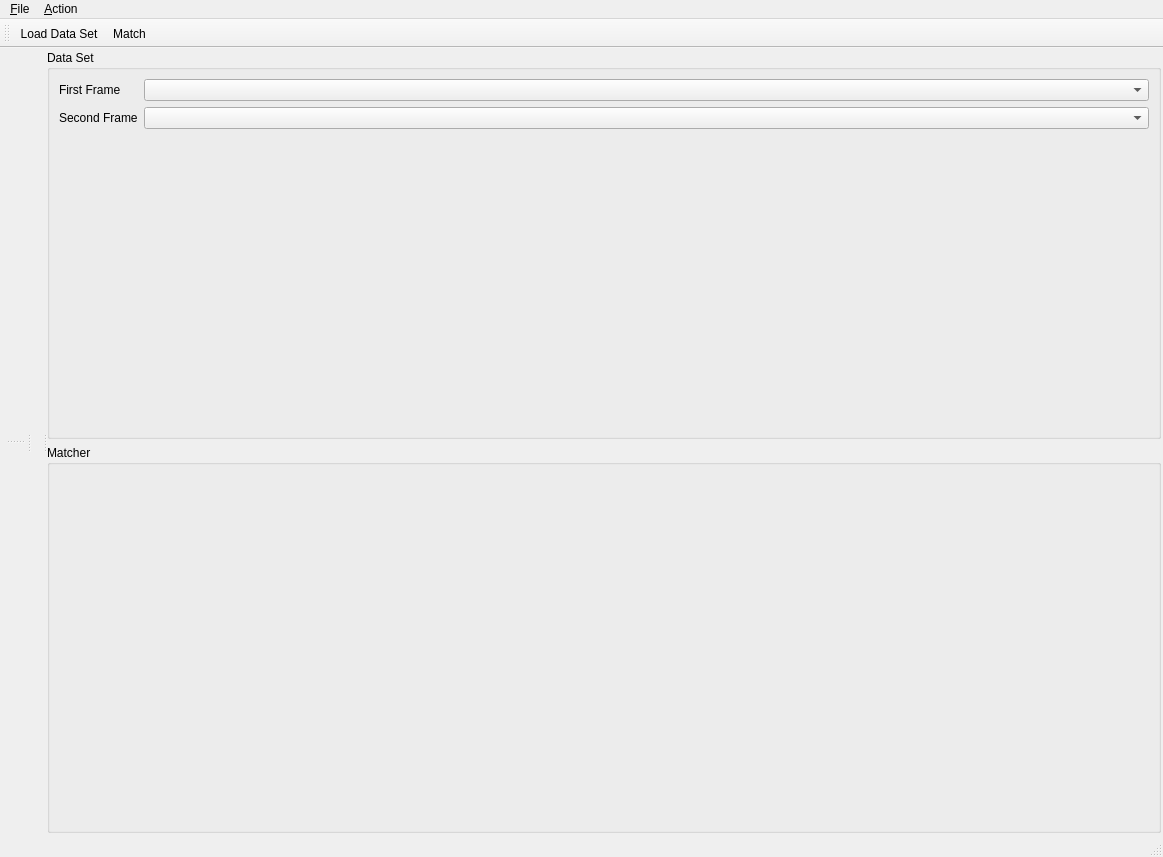
<?xml version="1.0" encoding="UTF-8"?>
<ui version="4.0">
 <class>ToolWindowLineMatcher</class>
 <widget class="QMainWindow" name="ToolWindowLineMatcher">
  <property name="geometry">
   <rect>
    <x>0</x>
    <y>0</y>
    <width>1163</width>
    <height>857</height>
   </rect>
  </property>
  <property name="windowTitle">
   <string>MainWindow</string>
  </property>
  <widget class="QWidget" name="centralwidget">
   <layout class="QVBoxLayout" name="verticalLayout">
    <property name="spacing">
     <number>2</number>
    </property>
    <property name="leftMargin">
     <number>2</number>
    </property>
    <property name="topMargin">
     <number>2</number>
    </property>
    <property name="rightMargin">
     <number>2</number>
    </property>
    <property name="bottomMargin">
     <number>2</number>
    </property>
    <item>
     <widget class="QSplitter" name="splitter">
      <property name="orientation">
       <enum>Qt::Horizontal</enum>
      </property>
      <widget class="QWidget" name="widget" native="true">
       <layout class="QVBoxLayout" name="verticalLayout_2">
        <item>
         <widget class="QSplitter" name="splitter_2">
          <property name="orientation">
           <enum>Qt::Vertical</enum>
          </property>
          <widget class="QWidget" name="widget_4" native="true">
           <layout class="QVBoxLayout" name="verticalLayoutCloud2">
            <property name="spacing">
             <number>1</number>
            </property>
            <property name="leftMargin">
             <number>1</number>
            </property>
            <property name="topMargin">
             <number>1</number>
            </property>
            <property name="rightMargin">
             <number>1</number>
            </property>
            <property name="bottomMargin">
             <number>1</number>
            </property>
           </layout>
          </widget>
          <widget class="QWidget" name="widget_5" native="true">
           <layout class="QVBoxLayout" name="verticalLayoutCloud3">
            <property name="spacing">
             <number>1</number>
            </property>
            <property name="leftMargin">
             <number>1</number>
            </property>
            <property name="topMargin">
             <number>1</number>
            </property>
            <property name="rightMargin">
             <number>1</number>
            </property>
            <property name="bottomMargin">
             <number>1</number>
            </property>
           </layout>
          </widget>
         </widget>
        </item>
       </layout>
      </widget>
      <widget class="QWidget" name="widget_2" native="true">
       <layout class="QVBoxLayout" name="verticalLayoutCloud1">
        <property name="spacing">
         <number>1</number>
        </property>
        <property name="leftMargin">
         <number>1</number>
        </property>
        <property name="topMargin">
         <number>1</number>
        </property>
        <property name="rightMargin">
         <number>1</number>
        </property>
        <property name="bottomMargin">
         <number>1</number>
        </property>
       </layout>
      </widget>
      <widget class="QWidget" name="widget_3" native="true">
       <layout class="QVBoxLayout" name="verticalLayout_3">
        <item>
         <widget class="QGroupBox" name="groupBox">
          <property name="title">
           <string>Data Set</string>
          </property>
          <layout class="QFormLayout" name="formLayout">
           <item row="0" column="0">
            <widget class="QLabel" name="label">
             <property name="text">
              <string>First Frame</string>
             </property>
            </widget>
           </item>
           <item row="0" column="1">
            <widget class="QComboBox" name="comboBoxFirstFrame"/>
           </item>
           <item row="1" column="0">
            <widget class="QLabel" name="label_2">
             <property name="text">
              <string>Second Frame</string>
             </property>
            </widget>
           </item>
           <item row="1" column="1">
            <widget class="QComboBox" name="comboBoxSecondFrame"/>
           </item>
          </layout>
         </widget>
        </item>
        <item>
         <widget class="QGroupBox" name="groupBox_2">
          <property name="title">
           <string>Matcher</string>
          </property>
         </widget>
        </item>
       </layout>
      </widget>
     </widget>
    </item>
   </layout>
  </widget>
  <widget class="QMenuBar" name="menubar">
   <property name="geometry">
    <rect>
     <x>0</x>
     <y>0</y>
     <width>1163</width>
     <height>23</height>
    </rect>
   </property>
   <widget class="QMenu" name="menu_File">
    <property name="title">
     <string>&amp;File</string>
    </property>
    <addaction name="actionLoad_Data_Set"/>
   </widget>
   <widget class="QMenu" name="menu_Action">
    <property name="title">
     <string>&amp;Action</string>
    </property>
    <addaction name="actionMatch"/>
   </widget>
   <addaction name="menu_File"/>
   <addaction name="menu_Action"/>
  </widget>
  <widget class="QStatusBar" name="statusbar"/>
  <widget class="QToolBar" name="toolBar">
   <property name="windowTitle">
    <string>toolBar</string>
   </property>
   <attribute name="toolBarArea">
    <enum>TopToolBarArea</enum>
   </attribute>
   <attribute name="toolBarBreak">
    <bool>false</bool>
   </attribute>
   <addaction name="actionLoad_Data_Set"/>
   <addaction name="actionMatch"/>
  </widget>
  <action name="actionLoad_Data_Set">
   <property name="text">
    <string>Load Data Set</string>
   </property>
  </action>
  <action name="actionMatch">
   <property name="text">
    <string>Match</string>
   </property>
  </action>
 </widget>
 <resources/>
 <connections/>
</ui>
